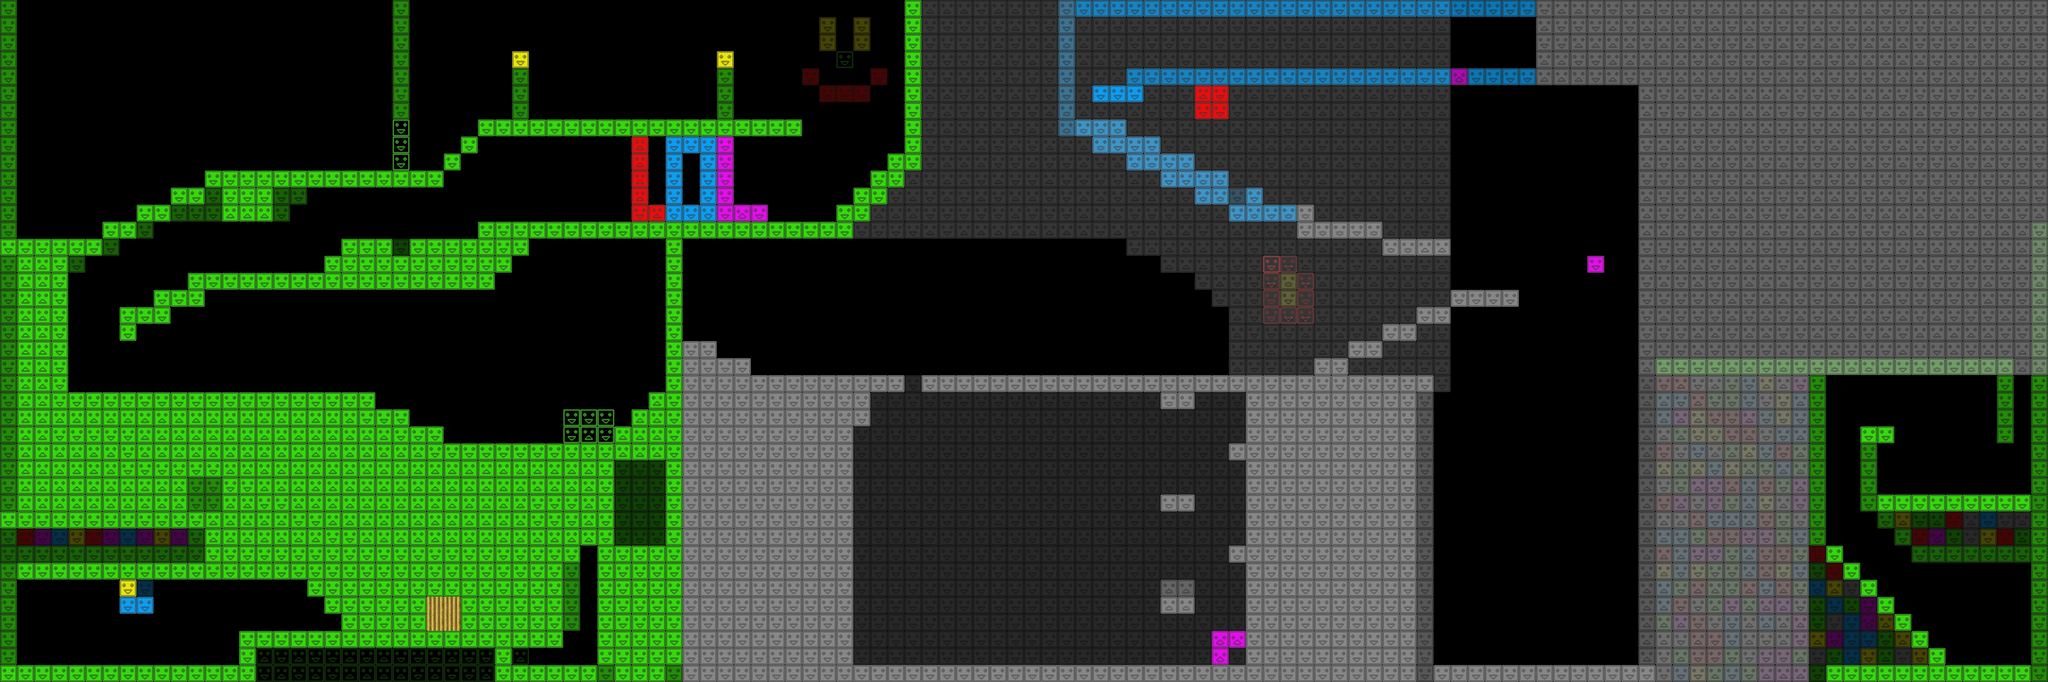

The image is a tile-based game level rendered from a .tmx file. Its description and source (layers, tilesets, objects; grid data summarised) follow:
An orthogonal 120x40 tile map with 32x32 px tiles, 23 tile layers (ground, wall, ceiling, nocollision, ...), 4 hidden layers not drawn and 511 objects (16x unlock, greenblock, boss, 2).

<map version="1.0" orientation="orthogonal" renderorder="right-down" width="120" height="40" tilewidth="32" tileheight="32" nextobjectid="904">
 <tileset firstgid="1" name="tiles" tilewidth="32" tileheight="32" tilecount="64">
  <image source="tiles.png" width="256" height="256" />
  <tile id="3" probability="0.1" />
  <tile id="11" probability="0.2" />
  <tile id="16" probability="0.3" />
  <tile id="24" probability="0.3" />
  <tile id="28">
   <animation>
    <frame tileid="32" duration="150" />
    <frame tileid="33" duration="150" />
    <frame tileid="34" duration="150" />
    <frame tileid="35" duration="150" />
    <frame tileid="36" duration="150" />
    <frame tileid="37" duration="150" />
    <frame tileid="40" duration="150" />
    <frame tileid="41" duration="150" />
    <frame tileid="42" duration="150" />
    <frame tileid="43" duration="150" />
    <frame tileid="44" duration="150" />
    <frame tileid="45" duration="150" />
   </animation>
  </tile>
 </tileset>
 <layer name="ground" width="120" height="40">
  <data>[4800 cells, 437 non-empty, 10 distinct tile ids]</data>
 </layer>
 <layer name="wall" width="120" height="40" opacity="0.65">
  <data>[4800 cells, 185 non-empty, 10 distinct tile ids]</data>
 </layer>
 <layer name="ceiling" width="120" height="40" opacity="0.45">
  <data>[4800 cells, 33 non-empty, 1 distinct tile ids]</data>
 </layer>
 <layer name="nocollision" width="120" height="40" opacity="0.3">
  <data>[4800 cells, 1002 non-empty, 26 distinct tile ids]</data>
 </layer>
 <layer name="nocollision_anna" width="120" height="40" visible="0" opacity="0.3">
  <data>[4800 cells, 1012 non-empty, 26 distinct tile ids]</data>
 </layer>
 <layer name="interactive1" width="120" height="40">
  <properties>
   <property name="data" value="wall" />
  </properties>
  <data>[4800 cells, 3 non-empty, 1 distinct tile ids]</data>
 </layer>
 <layer name="interactive3_anna" width="120" height="40" visible="0">
  <properties>
   <property name="data" value="wall" />
  </properties>
  <data>[4800 cells, 26 non-empty, 6 distinct tile ids]</data>
 </layer>
 <layer name="interactive3" width="120" height="40">
  <properties>
   <property name="data" value="ground" />
  </properties>
  <data>[4800 cells, 25 non-empty, 6 distinct tile ids]</data>
 </layer>
 <layer name="interactive4" width="120" height="40">
  <properties>
   <property name="data" value="ground" />
  </properties>
  <data>[4800 cells, 6 non-empty, 2 distinct tile ids]</data>
 </layer>
 <layer name="interactive_mamintul" width="120" height="40">
  <properties>
   <property name="data" value="ground" />
  </properties>
  <data>[4800 cells, 6 non-empty, 2 distinct tile ids]</data>
 </layer>
 <layer name="interactive2_nocollision" width="120" height="40">
  <data>[4800 cells, 291 non-empty, 2 distinct tile ids]</data>
 </layer>
 <layer name="interactive2" width="120" height="40">
  <properties>
   <property name="data" value="ground" />
  </properties>
  <data>[4800 cells, 16 non-empty, 1 distinct tile ids]</data>
 </layer>
 <layer name="interactive6" width="120" height="40">
  <properties>
   <property name="data" value="wall" />
  </properties>
  <data>[4800 cells, 4 non-empty, 1 distinct tile ids]</data>
 </layer>
 <layer name="interactive7" width="120" height="40">
  <properties>
   <property name="data" value="ground" />
  </properties>
  <data>[4800 cells, 6 non-empty, 1 distinct tile ids]</data>
 </layer>
 <layer name="interactive5" width="120" height="40">
  <properties>
   <property name="data" value="ground" />
  </properties>
  <data>[4800 cells, 24 non-empty, 2 distinct tile ids]</data>
 </layer>
 <layer name="interactive8" width="120" height="40">
  <properties>
   <property name="data" value="wall" />
  </properties>
  <data>[4800 cells, 6 non-empty, 1 distinct tile ids]</data>
 </layer>
 <layer name="interactive9" width="120" height="40">
  <properties>
   <property name="data" value="ground" />
  </properties>
  <data>[4800 cells, 24 non-empty, 1 distinct tile ids]</data>
 </layer>
 <layer name="interactive10" width="120" height="40">
  <properties>
   <property name="data" value="ground" />
  </properties>
  <data>[4800 cells, 3 non-empty, 1 distinct tile ids]</data>
 </layer>
 <layer name="interactive10_nocollision" width="120" height="40">
  <data>[4800 cells, 369 non-empty, 1 distinct tile ids]</data>
 </layer>
 <layer name="interactive_nyulontul" width="120" height="40" opacity="0.4">
  <properties>
   <property name="data" value="wall" />
  </properties>
  <data>[4800 cells, 30 non-empty, 2 distinct tile ids]</data>
 </layer>
 <layer name="interactive_nyulontul_nocollision" width="120" height="40" opacity="0.4">
  <data>[4800 cells, 540 non-empty, 2 distinct tile ids]</data>
 </layer>
 <layer name="interactive11" width="120" height="40">
  <properties>
   <property name="data" value="ground" />
  </properties>
  <data>[4800 cells, 15 non-empty, 3 distinct tile ids]</data>
 </layer>
 <layer name="interactive12" width="120" height="40">
  <properties>
   <property name="data" value="wall" />
  </properties>
  <data>[4800 cells, 3 non-empty, 1 distinct tile ids]</data>
 </layer>
 <layer name="interactive13" width="120" height="40">
  <properties>
   <property name="data" value="ceiling" />
  </properties>
  <data>[4800 cells, 4 non-empty, 2 distinct tile ids]</data>
 </layer>
 <layer name="interactive14" width="120" height="40" opacity="0.75">
  <data>[4800 cells, 771 non-empty, 4 distinct tile ids]</data>
 </layer>
 <objectgroup color="#ffffff" name="SPAWN">
  <properties>
   <property name="hidden" value="" />
  </properties>
  <object id="656" x="64" y="128" width="80" height="80">
   <ellipse />
  </object>
 </objectgroup>
 <objectgroup color="#e5de05" name="CHEESES">
  <object id="138" name="interactive1" type="unlock" x="480" y="64" width="32" height="32">
   <properties>
    <property name="action" value="interactive1" />
   </properties>
  </object>
  <object id="155" name="interactive2" type="unlock" x="1088" y="800" width="32" height="32">
   <properties>
    <property name="action" value="interactive2" />
    <property name="hidden" value="" />
   </properties>
  </object>
  </objectgroup>
 <objectgroup color="#26c10a" name="freeblocks">
  <!-- 497 objects omitted --></objectgroup>
 <objectgroup color="#6171a4" name="doors" visible="0">
  <!-- 496 objects omitted --></objectgroup>
 <objectgroup color="#af10af" name="bunnies">
  <!-- 495 objects omitted --></objectgroup>
 <objectgroup color="#000000" name="spikes">
  <!-- 424 objects omitted --></objectgroup>
 <objectgroup color="#000000" name="spikes_anna" visible="0">
  <!-- 357 objects omitted --></objectgroup>
 <objectgroup color="#c18b34" name="grandma">
  <!-- 313 objects omitted --></objectgroup>
 <objectgroup color="#c18b34" name="cats">
  <!-- 311 objects omitted --></objectgroup>
 <objectgroup name="spike">
  <!-- 310 objects omitted --></objectgroup>
 <objectgroup color="#d38231" name="beans">
  <!-- 307 objects omitted --></objectgroup>
 <layer name="brainfuck" width="120" height="40" visible="0" opacity="0.1">
  <data>[4800 cells, 2640 non-empty, 1 distinct tile ids]</data>
 </layer>
 <layer name="interactive15" width="120" height="40" visible="0">
  <properties>
   <property name="data" value="ground" />
  </properties>
  <data>[4800 cells, 194 non-empty, 1 distinct tile ids]</data>
 </layer>
 <objectgroup color="#0055ff" name="melons">
  <!-- 130 objects omitted --></objectgroup>
 <objectgroup color="#f72500" name="redcrystals">
  <!-- 103 objects omitted --></objectgroup>
 <objectgroup name="mushrooms">
  <!-- 3 objects omitted --></objectgroup>
 <objectgroup color="#2d9ea4" name="pill1">
  <!-- 2 objects omitted --></objectgroup>
 <objectgroup name="pill2">
  <properties>
   <property name="deslinkificator" value="" />
  </properties>
  <!-- 1 objects omitted --></objectgroup>
</map>
<!-- 508 of 511 objects omitted -->